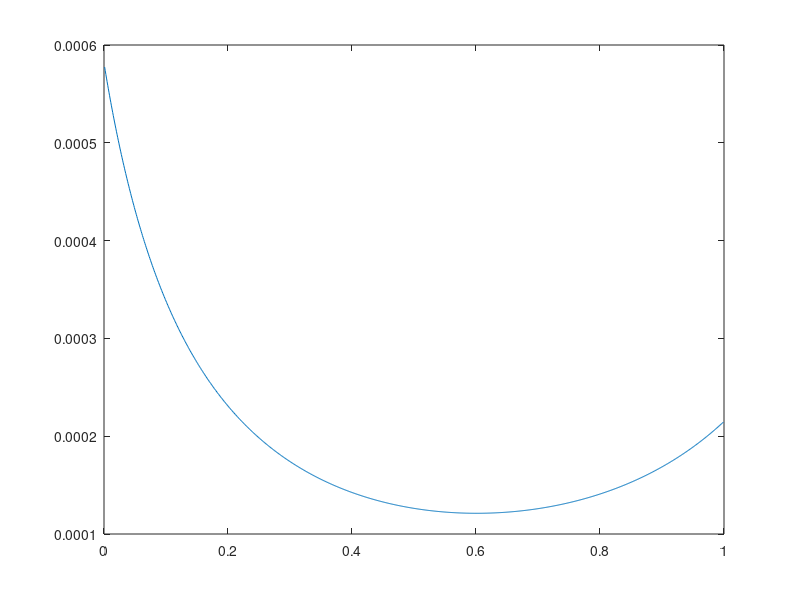

Here is the MATLAB script that generated this plot:
pkg load queueing

clear all;
close all;
clc;

a = 0.001:0.001:0.999;
lambda = 10000;
mu1 = 14650;
mu2 = 11720;
lambda1 = a.*lambda;
lambda2 = (1-a).*lambda;

[A1 B1 C1 D1 E1] = qsmm1(lambda1,mu1); %%apo ergastiriaki 2
[A2 B2 C2 D2 E2] = qsmm1(lambda2,mu2);

R = a.*B1 + (1-a).*B2;

plot(a,R);
[Emin, position] = min(R);
display("a for minimum waiting time = ");
display(position/1000);
display("Minimum waiting time = ");
display(Emin);
